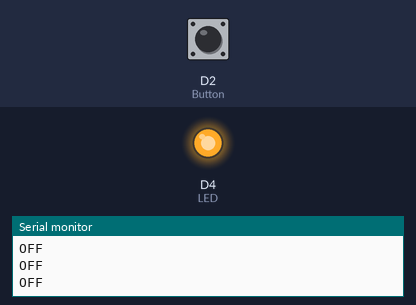
This sketch was run on a simulated ESP8266 (NodeMCU). Parts: output pins drawn as LEDs (lit = HIGH), the last lines printed to the serial monitor. The inputs (shaded band) are chosen by the test bench; at power-on: D2 (Button) HIGH.

Above: at 2.8 s.
2.9 s: D2 (Button) pulled LOW for 1.2 s
At 3.9 s:
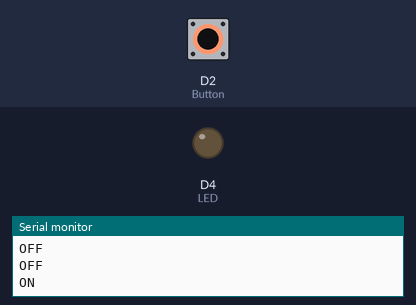
6.5 s: D2 (Button) pulled LOW for 3.2 s
At 10.5 s:
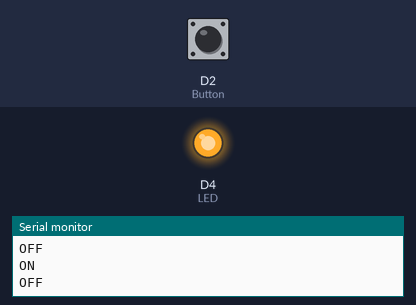
Timing chart, 0 to 12.0 s (numbered marks = the images above; inputs shaded):
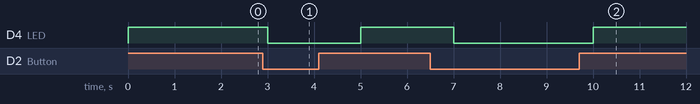

The sketch:

ESP8266_Presson-Pressoff.ino
```cpp
int Button = D2;
int LED = D4;
int led_st =LOW;

void setup() {
  Serial.begin(115200);
  pinMode(Button,INPUT_PULLUP);
  pinMode(LED,OUTPUT);
}

void loop() {

 if (digitalRead(Button)==LOW){
  if (led_st == LOW){
    digitalWrite(LED,LOW);
    led_st=HIGH;
    Serial.println("ON");}
  }else {
     digitalWrite(LED,HIGH);
    led_st=LOW;
    Serial.println("OFF");}

  delay(1000);
}
```

Measured:
- after the input at 2.9 s, D4 (LED): HIGH → LOW after 0.10 s, → HIGH 2.0 s later
- after the input at 6.5 s, D4 (LED): HIGH → LOW after 0.50 s, → HIGH 3.0 s later
